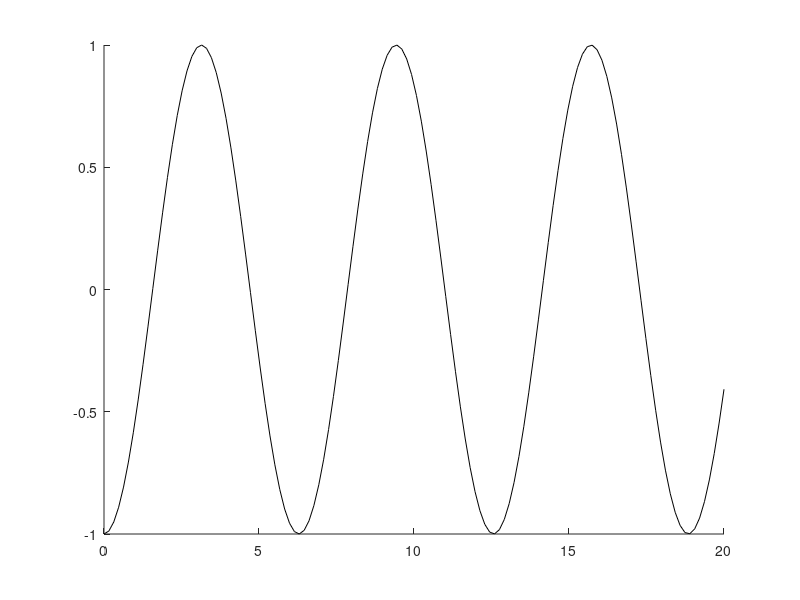

Here is the MATLAB script that generated this plot: (Note: this script raises an error after producing the figure.)
clear; close all;

%% 
mu = linspace(0, 20, 128);
func = @(x) 1+cos(x)*cosh(x);
guesses = pi*(0.5+0:6);
roots = guesses;
for i=1:length(guesses)
    roots(i) = fsolve(func, guesses(i));
end

figure
    plot(mu, -cos(mu), '-k', LineWidth=1.5, ...
        DisplayName="$-\cos\mu$")
    hold on
    plot(mu, 1./cosh(mu), '--k', LineWidth=1.5, ...
        DisplayName="$(\cosh\mu)^{-1}$")
    yline(0, '-.k', LineWidth=1, HandleVisibility='off')
    scatter(roots, -cos(roots), 60, 'k', 'filled', HandleVisibility='off')
    hold off
    legend(Interpreter="latex", location="northeast")
    xlabel("$\mu$", Interpreter="latex")
    xlim([0, 20])
    set(gca, Fontsize=20, Fontname="Times new roman")
papersize = [540 360];
set(gcf, PaperUnits='points', Position=[100 100 papersize], ...
    PaperSize=papersize);
print -dpdf hw4_p1_evals.pdf -bestfit
